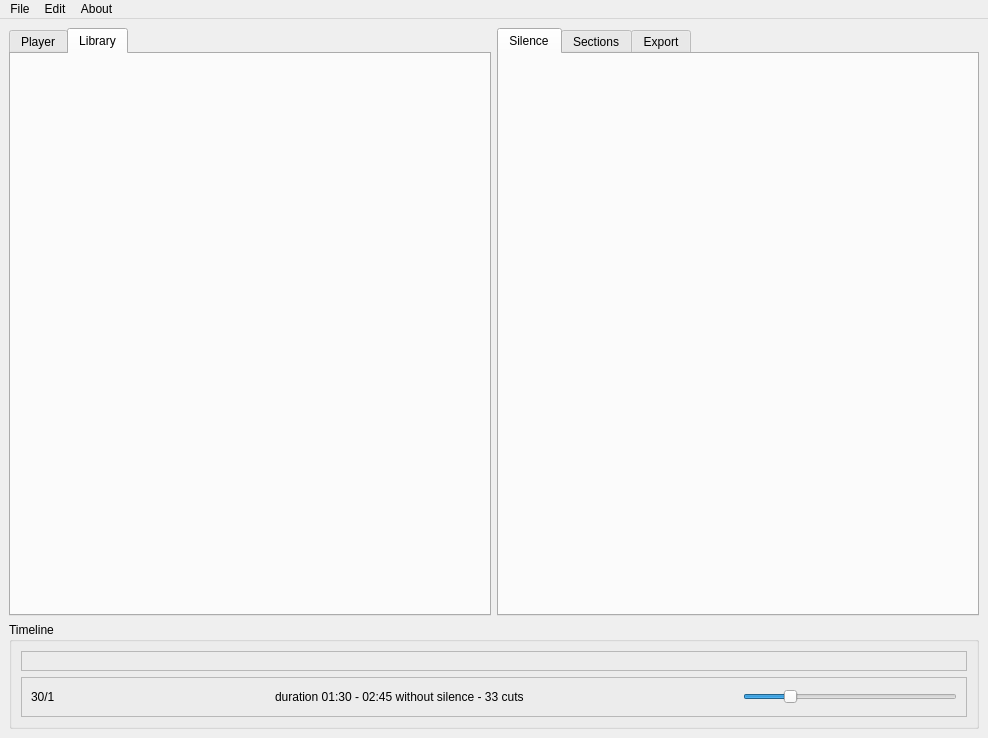
<?xml version="1.0" encoding="UTF-8"?>
<ui version="4.0">
 <class>MainWindow</class>
 <widget class="QMainWindow" name="MainWindow">
  <property name="geometry">
   <rect>
    <x>0</x>
    <y>0</y>
    <width>988</width>
    <height>738</height>
   </rect>
  </property>
  <property name="windowTitle">
   <string>MainWindow</string>
  </property>
  <widget class="QWidget" name="centralwidget">
   <layout class="QVBoxLayout" name="verticalLayout">
    <item>
     <layout class="QHBoxLayout" name="horizontalLayout">
      <item>
       <widget class="QTabWidget" name="tabWidget_2">
        <property name="currentIndex">
         <number>1</number>
        </property>
        <widget class="QWidget" name="playerTab">
         <attribute name="title">
          <string>Player</string>
         </attribute>
         <layout class="QVBoxLayout" name="verticalLayout_5">
          <item>
           <widget class="QFrame" name="frame_3">
            <property name="frameShape">
             <enum>QFrame::StyledPanel</enum>
            </property>
            <property name="frameShadow">
             <enum>QFrame::Raised</enum>
            </property>
            <layout class="QVBoxLayout" name="verticalLayout_3">
             <item>
              <spacer name="verticalSpacer">
               <property name="orientation">
                <enum>Qt::Vertical</enum>
               </property>
               <property name="sizeHint" stdset="0">
                <size>
                 <width>20</width>
                 <height>40</height>
                </size>
               </property>
              </spacer>
             </item>
            </layout>
           </widget>
          </item>
          <item>
           <widget class="QFrame" name="frame">
            <property name="frameShape">
             <enum>QFrame::StyledPanel</enum>
            </property>
            <property name="frameShadow">
             <enum>QFrame::Raised</enum>
            </property>
            <layout class="QHBoxLayout" name="horizontalLayout_4">
             <item>
              <widget class="QPushButton" name="pushButton_3">
               <property name="sizePolicy">
                <sizepolicy hsizetype="Maximum" vsizetype="Fixed">
                 <horstretch>0</horstretch>
                 <verstretch>0</verstretch>
                </sizepolicy>
               </property>
               <property name="text">
                <string>Clip</string>
               </property>
              </widget>
             </item>
             <item>
              <spacer name="horizontalSpacer_2">
               <property name="orientation">
                <enum>Qt::Horizontal</enum>
               </property>
               <property name="sizeHint" stdset="0">
                <size>
                 <width>40</width>
                 <height>20</height>
                </size>
               </property>
              </spacer>
             </item>
             <item>
              <layout class="QHBoxLayout" name="horizontalLayout_5">
               <item>
                <widget class="QPushButton" name="pushButton">
                 <property name="sizePolicy">
                  <sizepolicy hsizetype="Maximum" vsizetype="Fixed">
                   <horstretch>0</horstretch>
                   <verstretch>0</verstretch>
                  </sizepolicy>
                 </property>
                 <property name="text">
                  <string>pa</string>
                 </property>
                </widget>
               </item>
               <item>
                <widget class="QPushButton" name="pushButton_2">
                 <property name="sizePolicy">
                  <sizepolicy hsizetype="Maximum" vsizetype="Fixed">
                   <horstretch>0</horstretch>
                   <verstretch>0</verstretch>
                  </sizepolicy>
                 </property>
                 <property name="text">
                  <string>p</string>
                 </property>
                </widget>
               </item>
              </layout>
             </item>
             <item>
              <spacer name="horizontalSpacer">
               <property name="orientation">
                <enum>Qt::Horizontal</enum>
               </property>
               <property name="sizeHint" stdset="0">
                <size>
                 <width>40</width>
                 <height>20</height>
                </size>
               </property>
              </spacer>
             </item>
             <item>
              <widget class="QLabel" name="label">
               <property name="text">
                <string>00.00.00</string>
               </property>
              </widget>
             </item>
            </layout>
           </widget>
          </item>
         </layout>
        </widget>
        <widget class="QWidget" name="libraryTab">
         <attribute name="title">
          <string>Library</string>
         </attribute>
         <layout class="QVBoxLayout" name="verticalLayout_6"/>
        </widget>
       </widget>
      </item>
      <item>
       <layout class="QVBoxLayout" name="verticalLayout_2">
        <item>
         <widget class="QTabWidget" name="tabWidget">
          <property name="currentIndex">
           <number>0</number>
          </property>
          <widget class="QWidget" name="silenceTab">
           <attribute name="title">
            <string>Silence</string>
           </attribute>
          </widget>
          <widget class="QWidget" name="sectionTab">
           <attribute name="title">
            <string>Sections</string>
           </attribute>
          </widget>
          <widget class="QWidget" name="exportTab">
           <attribute name="title">
            <string>Export</string>
           </attribute>
          </widget>
         </widget>
        </item>
       </layout>
      </item>
     </layout>
    </item>
    <item>
     <layout class="QHBoxLayout" name="horizontalLayout_2">
      <property name="topMargin">
       <number>0</number>
      </property>
      <item>
       <widget class="QGroupBox" name="timelineGroupBox">
        <property name="title">
         <string>Timeline</string>
        </property>
        <layout class="QVBoxLayout" name="verticalLayout_4">
         <item>
          <widget class="QFrame" name="timeLineTopFrame">
           <property name="frameShape">
            <enum>QFrame::StyledPanel</enum>
           </property>
           <property name="frameShadow">
            <enum>QFrame::Raised</enum>
           </property>
           <layout class="QHBoxLayout" name="horizontalLayout_6"/>
          </widget>
         </item>
         <item>
          <widget class="QFrame" name="timeLineToolBottomFrame">
           <property name="frameShape">
            <enum>QFrame::StyledPanel</enum>
           </property>
           <property name="frameShadow">
            <enum>QFrame::Raised</enum>
           </property>
           <layout class="QHBoxLayout" name="horizontalLayout_3">
            <item>
             <widget class="QLabel" name="label_3">
              <property name="text">
               <string>30/1</string>
              </property>
             </widget>
            </item>
            <item>
             <spacer name="horizontalSpacer_4">
              <property name="orientation">
               <enum>Qt::Horizontal</enum>
              </property>
              <property name="sizeHint" stdset="0">
               <size>
                <width>40</width>
                <height>20</height>
               </size>
              </property>
             </spacer>
            </item>
            <item>
             <widget class="QLabel" name="label_2">
              <property name="text">
               <string>duration 01:30 - 02:45 without silence - 33 cuts</string>
              </property>
             </widget>
            </item>
            <item>
             <spacer name="horizontalSpacer_3">
              <property name="orientation">
               <enum>Qt::Horizontal</enum>
              </property>
              <property name="sizeHint" stdset="0">
               <size>
                <width>40</width>
                <height>20</height>
               </size>
              </property>
             </spacer>
            </item>
            <item>
             <widget class="QSlider" name="horizontalSlider">
              <property name="value">
               <number>20</number>
              </property>
              <property name="orientation">
               <enum>Qt::Horizontal</enum>
              </property>
             </widget>
            </item>
           </layout>
          </widget>
         </item>
        </layout>
       </widget>
      </item>
     </layout>
    </item>
   </layout>
  </widget>
  <widget class="QMenuBar" name="menubar">
   <property name="geometry">
    <rect>
     <x>0</x>
     <y>0</y>
     <width>988</width>
     <height>22</height>
    </rect>
   </property>
   <widget class="QMenu" name="menuFile">
    <property name="title">
     <string>File</string>
    </property>
    <addaction name="actionClear"/>
    <addaction name="actionQuit"/>
   </widget>
   <widget class="QMenu" name="menuAbout">
    <property name="title">
     <string>About</string>
    </property>
    <addaction name="actionAbout"/>
    <addaction name="actionWebsite"/>
    <addaction name="actionMore_Applications"/>
   </widget>
   <widget class="QMenu" name="menuEdit">
    <property name="title">
     <string>Edit</string>
    </property>
    <addaction name="actionEdit_Preferences"/>
   </widget>
   <addaction name="menuFile"/>
   <addaction name="menuEdit"/>
   <addaction name="menuAbout"/>
  </widget>
  <action name="actionQuit">
   <property name="text">
    <string>Quit</string>
   </property>
  </action>
  <action name="actionAbout">
   <property name="text">
    <string>About</string>
   </property>
  </action>
  <action name="actionWebsite">
   <property name="text">
    <string>Website</string>
   </property>
  </action>
  <action name="actionMore_Applications">
   <property name="text">
    <string>More Applications</string>
   </property>
  </action>
  <action name="actionEdit_Preferences">
   <property name="text">
    <string>Edit Preferences</string>
   </property>
  </action>
  <action name="actionClear">
   <property name="text">
    <string>Clear</string>
   </property>
  </action>
 </widget>
 <resources/>
 <connections/>
</ui>
